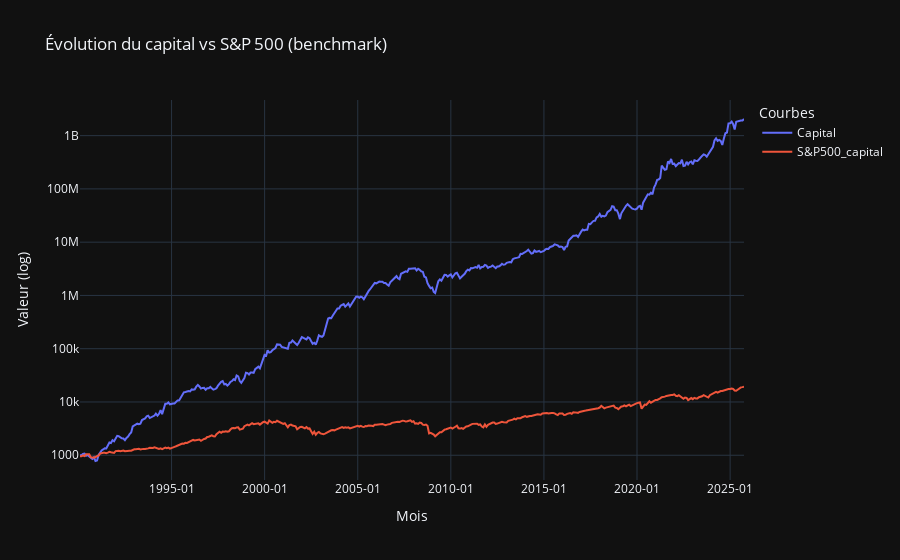
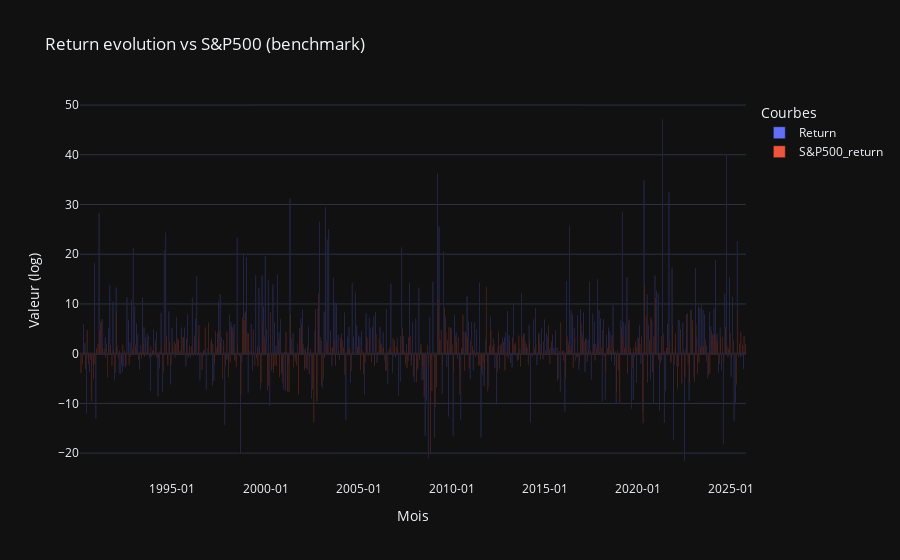
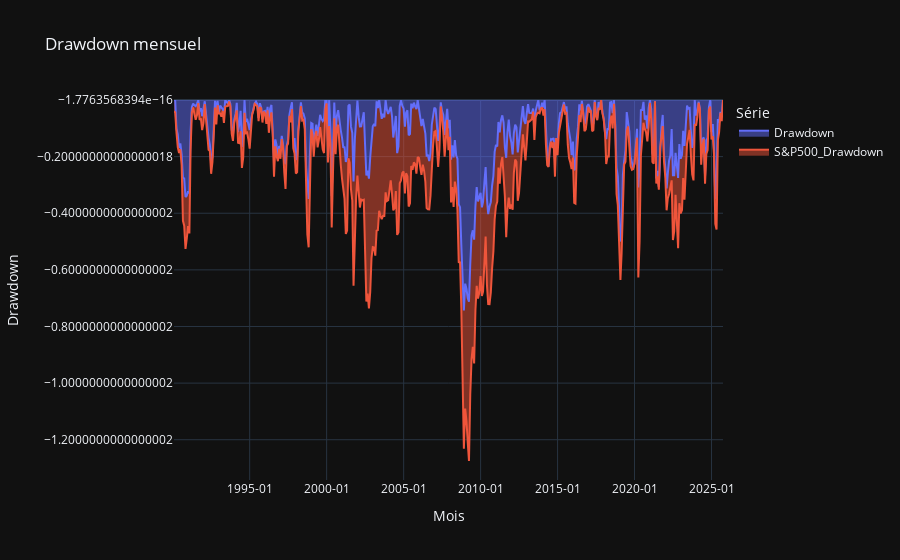
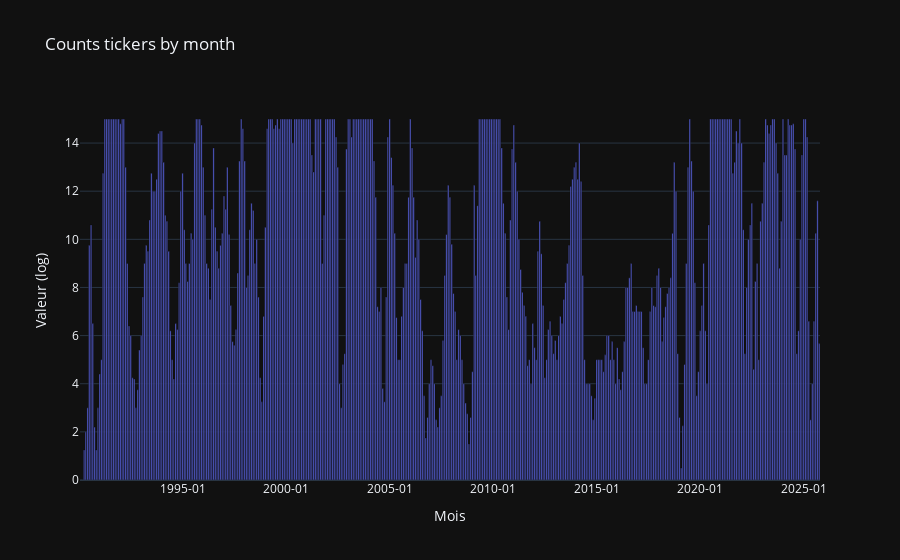

Notebook source saved alongside these figures, in order:
### Code cell
# 6) Tracer l’évolution du capital vs benchmark (échelle log)
fig = px.line(
    portfolio_per_month.reset_index(),
    x="Date",
    y=["Capital", "S&P500_capital"],
    title="Évolution du capital vs S&P 500 (benchmark)",
    labels={"value": "Valeur", "variable": "Série", "Date": "Mois"}
)

fig.update_yaxes(type="log")  # axe Y en échelle logarithmique
fig.update_layout(
    xaxis_tickformat="%Y-%m",
    xaxis_title="Mois",
    yaxis_title="Valeur (log)",
    legend_title="Courbes"
)
fig.show()

fig = px.bar(
    portfolio_per_month.reset_index(),
    x="Date",
    y=["Return", "S&P500_return"],
    barmode="group",
    title="Return evolution vs S&P500 (benchmark)",
    labels={"value": "Valeur", "variable": "Série", "Date": "Mois"}
)
# axe Y en échelle logarithmique
fig.update_layout(
    xaxis_tickformat="%Y-%m",
    xaxis_title="Mois",
    yaxis_title="Valeur (log)",
    legend_title="Courbes"
)
fig.show()

fig = px.area(
    portfolio_per_month.reset_index(),
    x='Date',
    y=["Drawdown", "S&P500_Drawdown"],
    title="Drawdown mensuel",
    labels={"value": "Valeur", "variable": "Série", "Date": "Mois"}
)
fig.update_layout(
    xaxis_tickformat='%Y-%m',
    yaxis_tickformat='%.0%',
    yaxis_title="Drawdown",
)
fig.show()

fig = px.bar(
    portfolio_per_month.reset_index(),
    x="Date",
    y="Ticker_Count",
    title="Counts tickers by month",
    labels={"value": "Valeur", "variable": "Série", "Date": "Mois"}
)
# axe Y en échelle logarithmique
fig.update_layout(
    xaxis_tickformat="%Y-%m",
    xaxis_title="Mois",
    yaxis_title="Valeur (log)",
    legend_title="Courbes"
)
fig.show()

fig = px.line(
    portfolio_per_annual.reset_index(),
    x="Date",
    y=["Capital", "S&P500_capital"],
    title="Évolution du capital vs S&P500 (benchmark)",
    labels={"value": "Valeur", "variable": "Série", "Date": "Mois"}
)

fig.update_yaxes(type="log")  # axe Y en échelle logarithmique
fig.update_layout(
    xaxis_tickformat="%Y-%m",
    xaxis_title="Mois",
    yaxis_title="Valeur (log)",
    legend_title="Courbes"
)
fig.show()

fig = px.bar(
    portfolio_per_annual.reset_index(),
    x="Date",
    y=["Return", "S&P500_return"],
    barmode="group",
    title="Return evolution vs S&P500 (benchmark)",
    labels={"value": "Valeur", "variable": "Série", "Date": "Mois"}
)
# axe Y en échelle logarithmique
fig.update_layout(
    xaxis_tickformat="%Y-%m",
    xaxis_title="Mois",
    yaxis_title="Valeur (log)",
    legend_title="Courbes"
)
fig.show()

fig = px.area(
    portfolio_per_annual.reset_index(),
    x='Date',
    y=["Drawdown", "S&P500_Drawdown"],
    title="Drawdown annuel",
    labels={"value": "Valeur", "variable": "Série", "Date": "Mois"}
)
fig.update_layout(
    xaxis_tickformat='%Y-%m',
    yaxis_tickformat='%.0%',
    yaxis_title="Drawdown",
)
fig.show()

### Figure 1 — Plotly figure (JSON) as saved in the notebook; plotly's stock layout.template omitted (floating-point values rounded to 4 significant figures; data arrays with more than 128 entries replaced by an {"elided": "..."} marker saying what was removed)
{"data": [{"hovertemplate": "Série=Capital<br>Mois=%{x}<br>Valeur=%{y}<extra></extra>", "legendgroup": "Capital", "line": {"color": "#636efa", "dash": "solid"}, "marker": {"symbol": "circle"}, "mode": "lines", "name": "Capital", "orientation": "v", "showlegend": true, "x": {"elided": "429 str values"}, "xaxis": "x", "y": {"elided": "429 float values"}, "yaxis": "y", "type": "scatter"}, {"hovertemplate": "Série=S&P500_capital<br>Mois=%{x}<br>Valeur=%{y}<extra></extra>", "legendgroup": "S&P500_capital", "line": {"color": "#EF553B", "dash": "solid"}, "marker": {"symbol": "circle"}, "mode": "lines", "name": "S&P500_capital", "orientation": "v", "showlegend": true, "x": {"elided": "429 str values"}, "xaxis": "x", "y": {"elided": "429 float values"}, "yaxis": "y", "type": "scatter"}], "layout": {"xaxis": {"anchor": "y", "domain": [0.0, 1.0], "title": {"text": "Mois"}, "tickformat": "%Y-%m"}, "yaxis": {"anchor": "x", "domain": [0.0, 1.0], "title": {"text": "Valeur (log)"}, "type": "log"}, "legend": {"title": {"text": "Courbes"}, "tracegroupgap": 0}, "title": {"text": "Évolution du capital vs S&P 500 (benchmark)"}}}

### Figure 2 — Plotly figure (JSON) as saved in the notebook; plotly's stock layout.template omitted (floating-point values rounded to 4 significant figures; data arrays with more than 128 entries replaced by an {"elided": "..."} marker saying what was removed)
{"data": [{"alignmentgroup": "True", "hovertemplate": "Série=Return<br>Mois=%{x}<br>Valeur=%{y}<extra></extra>", "legendgroup": "Return", "marker": {"color": "#636efa", "pattern": {"shape": ""}}, "name": "Return", "offsetgroup": "Return", "orientation": "v", "showlegend": true, "textposition": "auto", "x": {"elided": "429 str values"}, "xaxis": "x", "y": {"elided": "429 float values"}, "yaxis": "y", "type": "bar"}, {"alignmentgroup": "True", "hovertemplate": "Série=S&P500_return<br>Mois=%{x}<br>Valeur=%{y}<extra></extra>", "legendgroup": "S&P500_return", "marker": {"color": "#EF553B", "pattern": {"shape": ""}}, "name": "S&P500_return", "offsetgroup": "S&P500_return", "orientation": "v", "showlegend": true, "textposition": "auto", "x": {"elided": "429 str values"}, "xaxis": "x", "y": {"elided": "429 float values"}, "yaxis": "y", "type": "bar"}], "layout": {"xaxis": {"anchor": "y", "domain": [0.0, 1.0], "title": {"text": "Mois"}, "tickformat": "%Y-%m"}, "yaxis": {"anchor": "x", "domain": [0.0, 1.0], "title": {"text": "Valeur (log)"}}, "legend": {"title": {"text": "Courbes"}, "tracegroupgap": 0}, "title": {"text": "Return evolution vs S&P500 (benchmark)"}, "barmode": "group"}}

### Figure 3 — Plotly figure (JSON) as saved in the notebook; plotly's stock layout.template omitted (floating-point values rounded to 4 significant figures; data arrays with more than 128 entries replaced by an {"elided": "..."} marker saying what was removed)
{"data": [{"fillpattern": {"shape": ""}, "hovertemplate": "Série=Drawdown<br>Mois=%{x}<br>Valeur=%{y}<extra></extra>", "legendgroup": "Drawdown", "line": {"color": "#636efa"}, "marker": {"symbol": "circle"}, "mode": "lines", "name": "Drawdown", "orientation": "v", "showlegend": true, "stackgroup": "1", "x": {"elided": "429 str values"}, "xaxis": "x", "y": {"elided": "429 float values"}, "yaxis": "y", "type": "scatter"}, {"fillpattern": {"shape": ""}, "hovertemplate": "Série=S&P500_Drawdown<br>Mois=%{x}<br>Valeur=%{y}<extra></extra>", "legendgroup": "S&P500_Drawdown", "line": {"color": "#EF553B"}, "marker": {"symbol": "circle"}, "mode": "lines", "name": "S&P500_Drawdown", "orientation": "v", "showlegend": true, "stackgroup": "1", "x": {"elided": "429 str values"}, "xaxis": "x", "y": {"elided": "429 float values"}, "yaxis": "y", "type": "scatter"}], "layout": {"xaxis": {"anchor": "y", "domain": [0.0, 1.0], "title": {"text": "Mois"}, "tickformat": "%Y-%m"}, "yaxis": {"anchor": "x", "domain": [0.0, 1.0], "title": {"text": "Drawdown"}, "tickformat": "%.0%"}, "legend": {"title": {"text": "Série"}, "tracegroupgap": 0}, "title": {"text": "Drawdown mensuel"}}}

### Figure 4 — Plotly figure (JSON) as saved in the notebook; plotly's stock layout.template omitted (floating-point values rounded to 4 significant figures; data arrays with more than 128 entries replaced by an {"elided": "..."} marker saying what was removed)
{"data": [{"hovertemplate": "Mois=%{x}<br>Ticker_Count=%{y}<extra></extra>", "legendgroup": "", "marker": {"color": "#636efa", "pattern": {"shape": ""}}, "name": "", "orientation": "v", "showlegend": false, "textposition": "auto", "x": {"elided": "429 str values"}, "xaxis": "x", "y": {"elided": "429 float values"}, "yaxis": "y", "type": "bar"}], "layout": {"xaxis": {"anchor": "y", "domain": [0.0, 1.0], "title": {"text": "Mois"}, "tickformat": "%Y-%m"}, "yaxis": {"anchor": "x", "domain": [0.0, 1.0], "title": {"text": "Valeur (log)"}}, "legend": {"tracegroupgap": 0, "title": {"text": "Courbes"}}, "title": {"text": "Counts tickers by month"}, "barmode": "relative"}}
